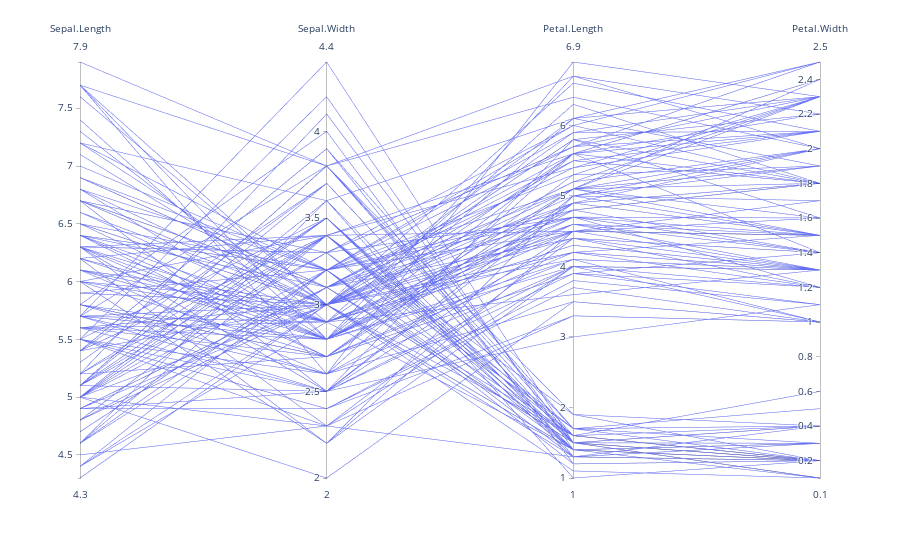

The notebook cell this image was saved under:
### Code cell
import plotly.express as px



# Create parallel coordinates plot using Plotly
fig = px.parallel_coordinates(iris, dimensions=['Sepal.Length', 'Sepal.Width', 'Petal.Length', 'Petal.Width'] )
fig.show()

### Figure 1 — Plotly figure (JSON) as saved in the notebook; plotly's stock layout.template omitted (floating-point values rounded to 4 significant figures; data arrays with more than 128 entries replaced by an {"elided": "..."} marker saying what was removed)
{"data": [{"dimensions": [{"label": "Sepal.Length", "values": {"elided": "150 float values"}}, {"label": "Sepal.Width", "values": {"elided": "150 float values"}}, {"label": "Petal.Length", "values": {"elided": "150 float values"}}, {"label": "Petal.Width", "values": {"elided": "150 float values"}}], "domain": {"x": [0, 1], "y": [0, 1]}, "name": "", "type": "parcoords"}], "layout": {"legend": {"tracegroupgap": 0}, "margin": {"t": 60}}}
